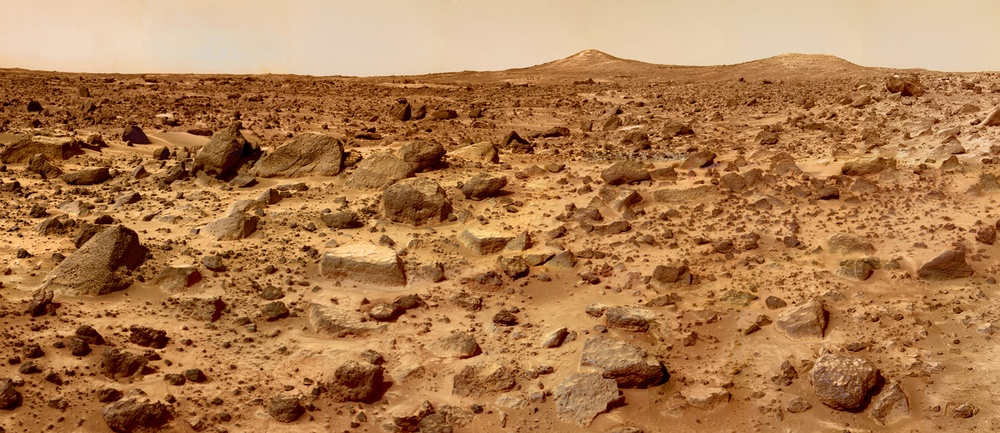
//> input picture sample_image/TwnPks_RkGdn_left_high.jpg, 1000 x 433 px, shrunk from 3619 x 1568 before the run
$ ./main sample_image/TwnPks_RkGdn_left_high.jpg sample_image/TwnPks_RkGdn_rite_high.jpg sample_image/TwnPks_RkGdn_rite_high.jpg out.png   (built with g++ and OpenCV 4)
//> lines starting //> are read from the running program, lines starting //| are printed output that depends on the picture
#include <opencv2/core.hpp>
#include <opencv2/imgcodecs.hpp>
#include <opencv2/highgui.hpp>
#include <iostream>
#include <Eigen/Dense>
#include "omp.h"
#include "time.h"

#include "anaglyph_methods.h"


using namespace cv;

int main(int argc, char* argv[])
{
    // arguments: [path to the left image] [path to the right image] [name of method] [path to the output image]
    // or [path to the pair image] [name of method] [path to the output image]


    if (argc != 4 && argc != 5) {
        std::cout << "bad arguments" << std::endl;
        std::cout << "Usage: [path to the left image] [path to the right image] [name of method] [path to the output image]" << std::endl;
        std::cout << "or [path to the pair image] [name of method] [path to the output image]" << std::endl;
        return 1;
    }


    //set timer
    clock_t start, end;
    start = clock();


    //input images
    Mat img_left;
    Mat img_right;

    //size of output image
    int target_rows, target_cols;

    //name of
    std::string method_name;
    std::string output_name;


    std::cout << "Reading images ..." << std::endl;

    if (argc == 5) {
        //two input files
        Mat img_left_raw = imread(argv[1], IMREAD_COLOR);
//> img_left_raw is the input picture: 433 rows x 1000 cols, CV_8UC3; mean B, G, R 79.4, 124.1, 173.7
        if (img_left_raw.empty()) {
            std::cout << "could not read the image: " << argv[1] << std::endl;
            return 1;
        }
        Mat img_right_raw = imread(argv[2], IMREAD_COLOR);
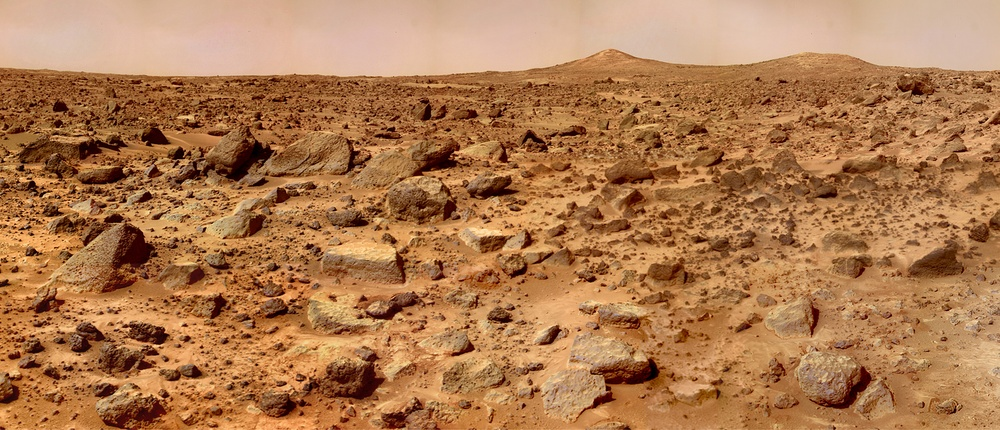
//> input picture sample_image/TwnPks_RkGdn_rite_high.jpg, 1000 x 430 px, shrunk from 3648 x 1568 before the run
//> img_right_raw is the input picture: 430 rows x 1000 cols, CV_8UC3; mean B, G, R 81, 123.2, 174.9
        if (img_right_raw.empty()) {
            std::cout << "could not read the image: " << argv[2] << std::endl;
            return 1;
        }

        target_rows = img_right_raw.rows > img_left_raw.rows ? img_left_raw.rows : img_right_raw.rows;
//> target_rows = 430
        target_cols = img_right_raw.cols > img_left_raw.cols ? img_left_raw.cols : img_right_raw.cols;
//> target_cols = 1000

        Rect crop_rect = Rect(0, 0, target_cols, target_rows);
//> crop_rect = Rect(0, 0, 1000, 430)
        img_left = img_left_raw(crop_rect);
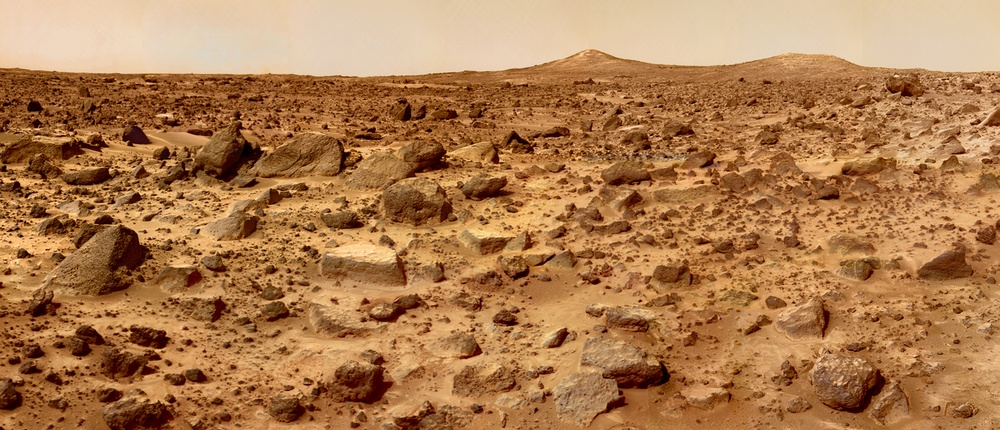
//> img_left: 430 rows x 1000 cols, CV_8UC3; mean B, G, R 79.5, 124.2, 173.7
        img_right = img_right_raw(crop_rect);

        method_name.assign(argv[3]);
//> method_name = "sample_image/TwnPks_RkGdn_rite_high.jpg"
        output_name.assign(argv[4]);
//> output_name = "out.png"

    }
    else {
        //one input file
        Mat img_pair_raw = imread(argv[1], IMREAD_COLOR);
        if (img_pair_raw.empty()) {
            std::cout << "could not read the image: " << argv[1] << std::endl;
            return 1;
        }
        if (img_pair_raw.cols % 2 != 0) {
            std::cout << "Could not cut the pair image into two equal parts: " << argv[1] << std::endl;
        }
        //split it into pair
        target_rows = img_pair_raw.rows;
        target_cols = img_pair_raw.cols/2;
        img_left = img_pair_raw(Rect(0, 0, target_cols, target_rows));
        img_right = img_pair_raw(Rect(target_cols, 0, target_cols, target_rows));

        method_name.assign(argv[2]);
        output_name.assign(argv[3]);

    }

    //get the matrices for anaglyph compuation
//> (the run ends here: the program needs code that is not available in this run, at `matrixPair anaglyph_matrices = getAnaglyphMatrices(method_name);`)
